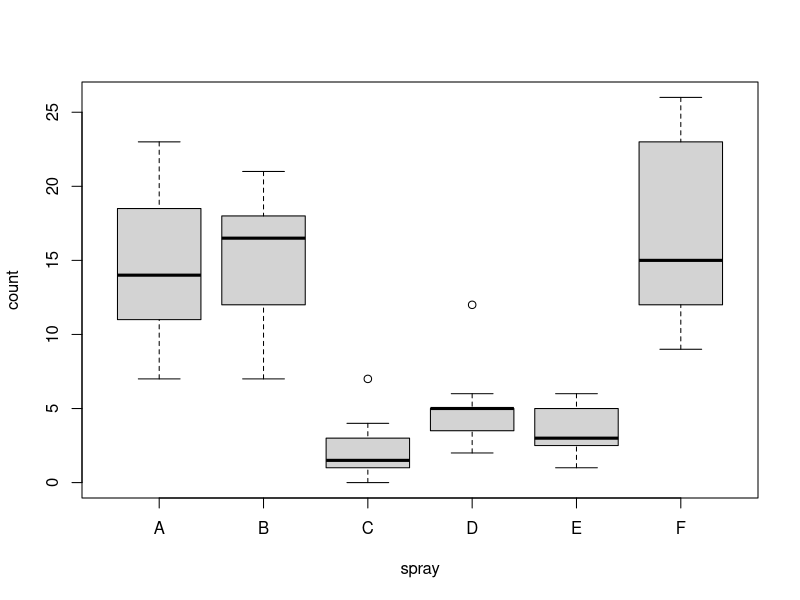
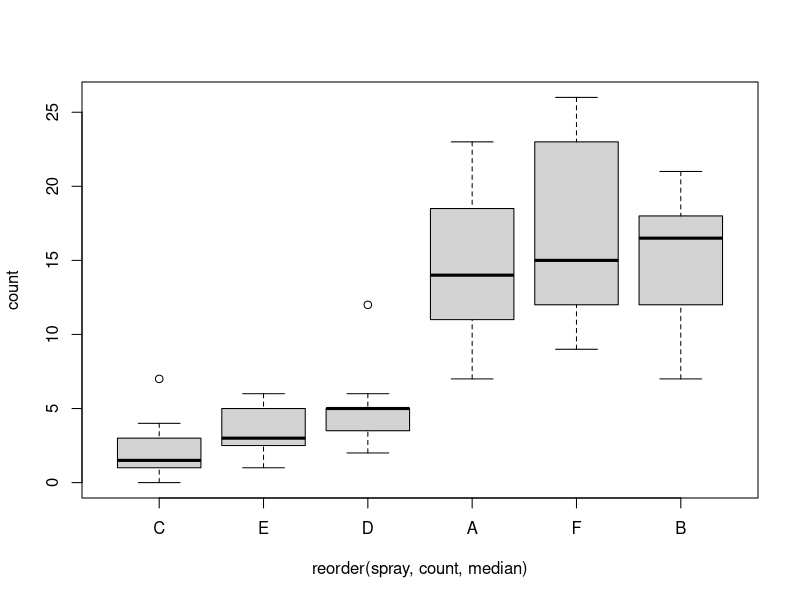

The R source for these figures, in order:
head(InsectSprays)
print(InsectSprays)
print(InsectSprays$spray)
boxplot(count ~ spray, data=InsectSprays)
boxplot(count ~ reorder(spray, count, median), data=InsectSprays) #count 중위수 순으로 정렬
